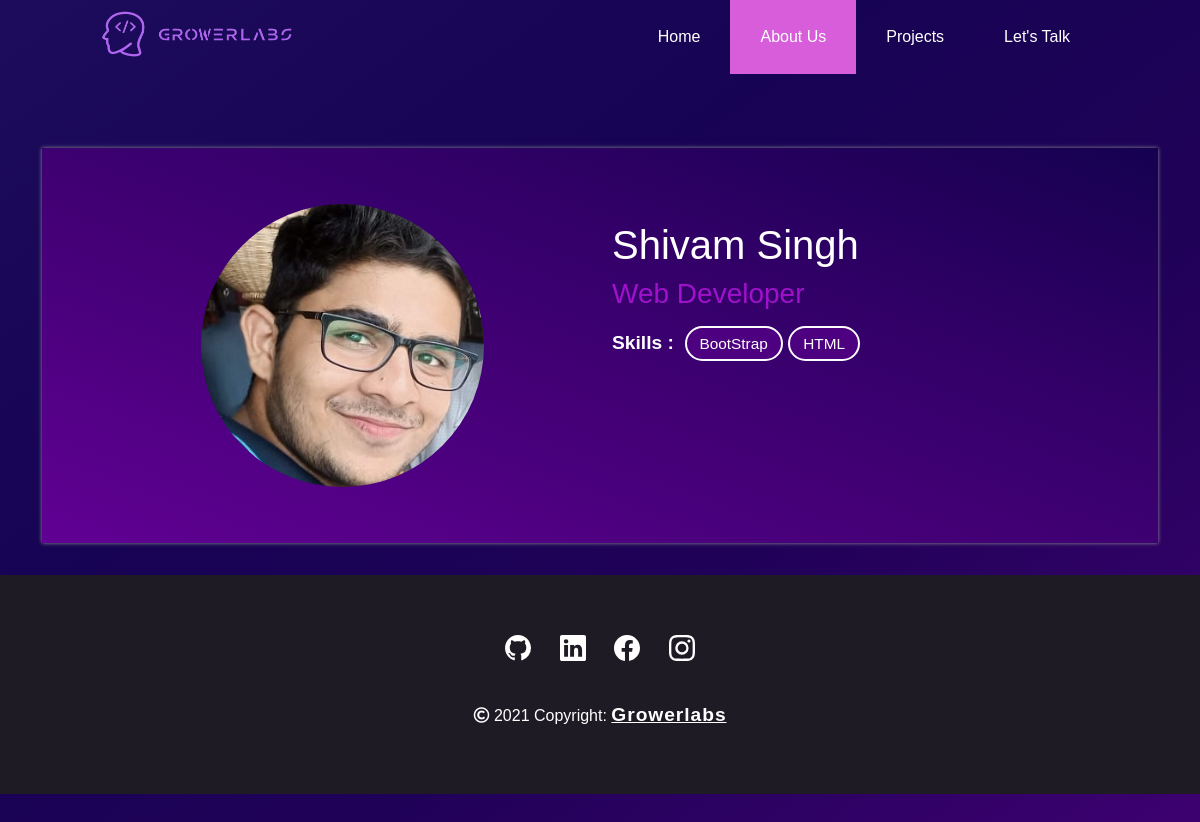
/profile/3, run on an earlier commit of the app's database.
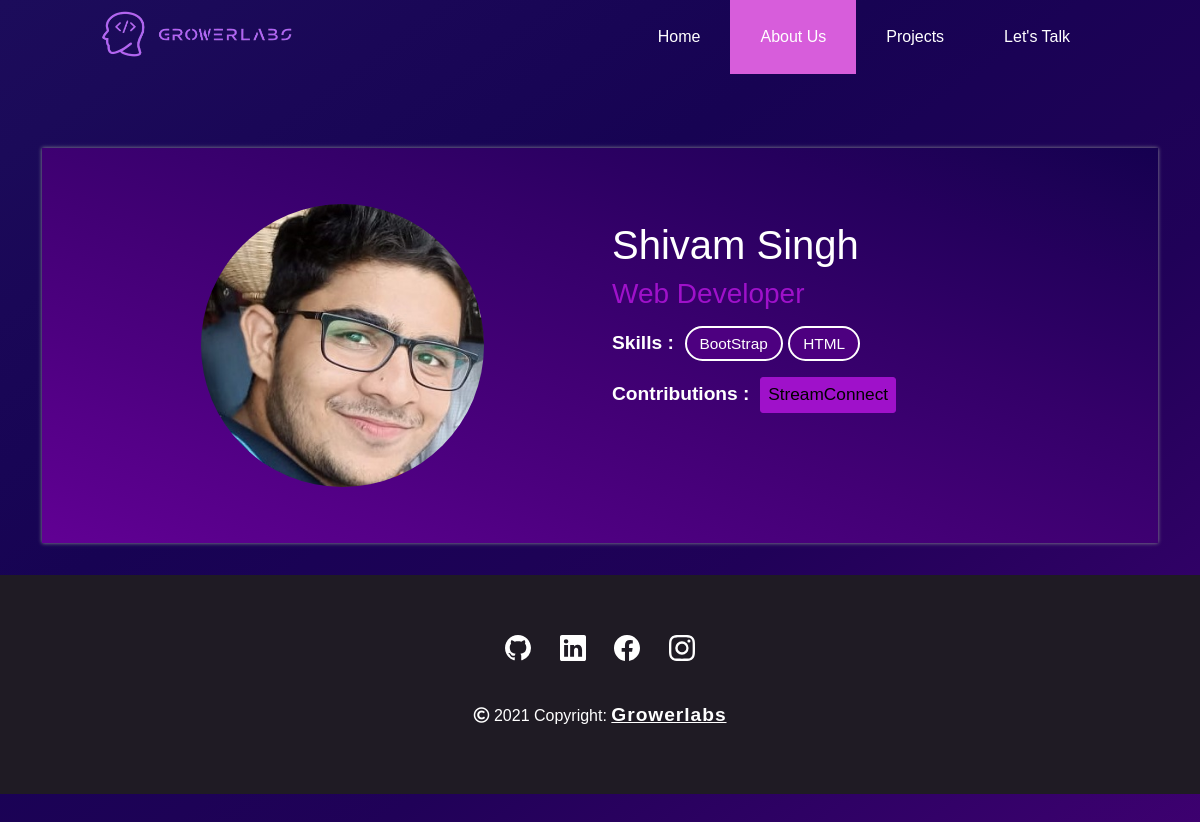
And on a later commit of the database.
### growerlabs/models.py (models this page shows, shortened)
class Skill(models.Model):
    skill = models.CharField(max_length=100)

class Project(models.Model):
    title = models.CharField(max_length=300)
    description = models.TextField()
    image = models.ImageField(upload_to = 'project', null= True)
    project_github_link = models.URLField(null= True)
    website_link = models.URLField(null= True)
    contributors = models.ManyToManyField(Profile, related_name="contributors")

### growerlabs/views.py (the view)
# urls.py: path('profile/<int:pk>', views.profile, name="profile"),
def profile(request, pk):
    prof = Profile.objects.filter(pk=pk)[0]
    if prof.github_link is not None:
        user_name = prof.github_link.split('/')[3]
        return render(request,"profile.html", { "prof":prof, "user_name":user_name })
    else:
        return render(request,"profile.html", { "prof":prof })

### templates/profile.html (shortened to what this page needs)
<!DOCTYPE html>
<html lang="en">
{% load static %}
<head>
  <link rel="stylesheet" href="{% static 'styleportfolio.css' %}">
  <link href="https://cdn.jsdelivr.net/npm/bootstrap@5.0.0-beta3/dist/css/bootstrap.min.css" rel="stylesheet"
>
  <link href="https://maxcdn.bootstrapcdn.com/font-awesome/4.3.0/css/font-awesome.min.css" rel="stylesheet">
  <link href="https://cdn.jsdelivr.net/gh/hung1001/font-awesome-pro@4cac1a6/css/all.css" rel="stylesheet" type="text/css" />
</head>
<link rel="stylesheet" href="//netdna.bootstrapcdn.com/font-awesome/4.0.3/css/font-awesome.css">
<link rel="stylesheet" href="https://use.fontawesome.com/releases/v5.15.4/css/all.css"
>
<link rel="stylesheet" href="https://unpkg.com/octicons@4.4.0/build/font/octicons.css">
<link rel="stylesheet" href="https://unpkg.com/github-activity-feed@latest/dist/github-activity.min.css">
<link rel="stylesheet" href="https://unpkg.com/github-activity-feed@latest/dist/github-activity.dark.min.css">
<link rel="stylesheet" href="https://unpkg.com/github-activity-feed@latest/dist/github-calendar.dark.min.css">
<link rel="stylesheet" href="https://unpkg.com/github-calendar@latest/dist/github-calendar-responsive.css" />
<body>
  <header class="header">
    <a href="" class="logo"><img src="{% static 'img/logo1.png' %}" alt=""></a>
    <ul class="menu">
      <li><a href="{% url 'home' %}">Home</a></li>
      <li><a href="{% url 'about' %}" class="active">About Us</a></li>
      <li><a href="{% url 'projects' %}">Projects</a></li>
      <li class="contact"><a href="{% url 'contact' %}">Let's Talk</a></li>
    </ul>
  </header>
  <div class="container portfolio">
    <div class="bio-info">
      <div class="row">
        <div class="col-md-6">
          <div class="row">
            <div class="col-md-12 bio">
              <div class="bio-image">
                <img src="{{prof.dp.url}}" alt="image" />
              </div>
            </div>
          </div>
        </div>
        <div class="col-md-6">
          <div class="bio-content">
            <h1>{{prof.name}}</h1>
            <h3>{{prof.role}}</h3>
            <p>
              Skills :&nbsp;
              {% for j in prof.skills.all %}
              <button class="skills_button">{{j.skill}}</button>
              {% endfor %}
            </p>
       {% if prof.contributors.all|length != 0 %}
            <p>
              Contributions :&nbsp;
              {% for j in prof.contributors.all %}
              <button class="contrib_button">{{j.title}}</button>
              {% endfor %}
            </p>
               {% endif%}
          </div>
        </div>
      </div>
    </div>
  </div>
   <div class="footer">
    <div class="gl_icons">
      <a href=""></a>
      <a href=""></a>
      <a href=""></a>
      <a href=""></a>
    </div>
    <div class="copyright">
      <p><i class="far fa-copyright"></i> 2021 Copyright: <span><a href="">Growerlabs</a></span></p>
    </div>
  </div>
</body>
</html>

What changed in the data, as far as the page shows it:
now on this page (row edited): Project: title "StreamConnect"
Also different on the page:
text now shown: "Contributions :"
